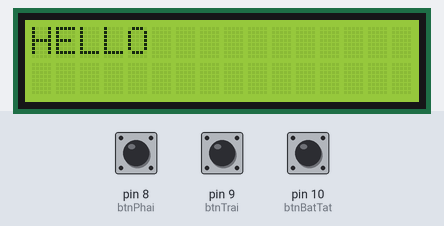
A sketch run on a simulated Arduino Uno, built with avr-gcc and run on an emulated ATmega328P. Parts: 16×2 character LCD. The inputs (shaded band) are chosen by the test bench; at power-on: pin 10 (btnBatTat) LOW, pin 8 (btnPhai) LOW, pin 9 (btnTrai) LOW.

Above: at 1.2 s.
1.3 s: pin 10 (btnBatTat) pulled HIGH for 0.15 s
At 2.1 s:
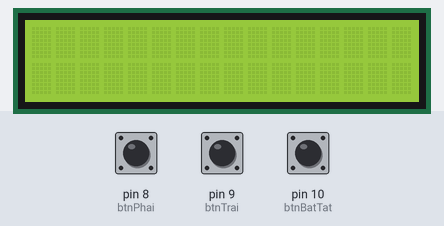
3.0 s: pin 10 (btnBatTat) pulled HIGH for 1 s
At 4.6 s:
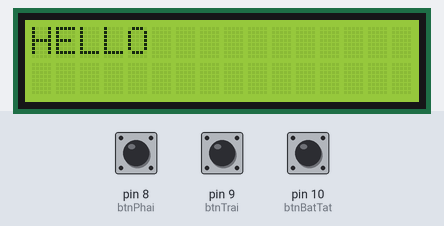
5.5 s: pin 8 (btnPhai) pulled HIGH for 0.15 s
At 6.5 s:
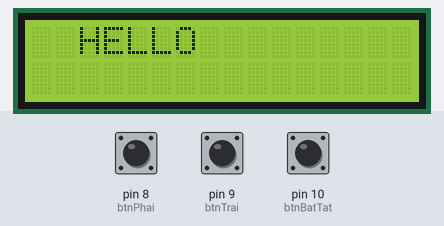
7.1 s: pin 8 (btnPhai) pulled HIGH for 1 s
At 7.7 s:
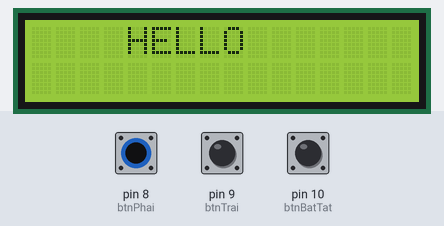
Timing chart, 0 to 10.1 s (numbered marks = the images above; inputs shaded):
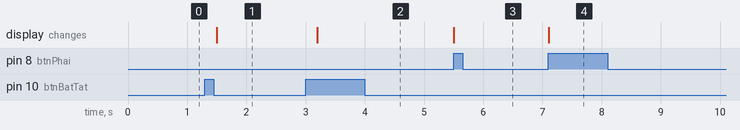

The sketch:

th_baitap6.ino
```cpp
#include <LiquidCrystal.h>
LiquidCrystal lcd(12, 11, 5, 4, 3, 2);

int btnBatTat = 10;
int btnTrai = 9;
int btnPhai = 8;

int preBatTat = LOW;
int preTrai = LOW;
int prePhai = LOW;

bool trangThai = true;
int x = 0;
int y = 0;

void setup() {
  lcd.begin(16, 2);
  pinMode(btnBatTat, INPUT);
  pinMode(btnTrai, INPUT);
  pinMode(btnPhai, INPUT);

  lcd.setCursor(x, y);
  lcd.print("HELLO");
}

void loop() {
  int curBatTat = digitalRead(btnBatTat);
  int curTrai = digitalRead(btnTrai);
  int curPhai = digitalRead(btnPhai);


  if (curBatTat == HIGH && preBatTat == LOW) {
    trangThai = !trangThai;
    delay(200);
  }

  if (trangThai) {
    lcd.display();

    if (curTrai == HIGH && preTrai == LOW) {
      x -= 2;
      if (x < 0) {
        x = 15;
        if(y==0){
          y=1;
        }else y=0;
      }
      lcd.clear();
      lcd.setCursor(x, y);
      lcd.print("HELLO");
      delay(200);
    }

    if (curPhai == HIGH && prePhai == LOW) {
      x += 2;
      if (x > 15) {
        x = 0;
        if(y==0) y=1;
        else y=0;
      }
      lcd.clear();
      lcd.setCursor(x, y);
      lcd.print("HELLO");
      delay(200);
    }
  } else {
    lcd.noDisplay();
  }

  preBatTat = curBatTat;
  preTrai = curTrai;
  prePhai = curPhai;
}
```

Measured:
- after the input at 1.3 s, the display: changes after 0.20 s (image 1)
- after the input at 3.0 s, the display: changes after 0.20 s (image 2)
- after the input at 5.5 s, the display: changes at once (image 3)
- after the input at 7.1 s, the display: changes at once (image 4)
